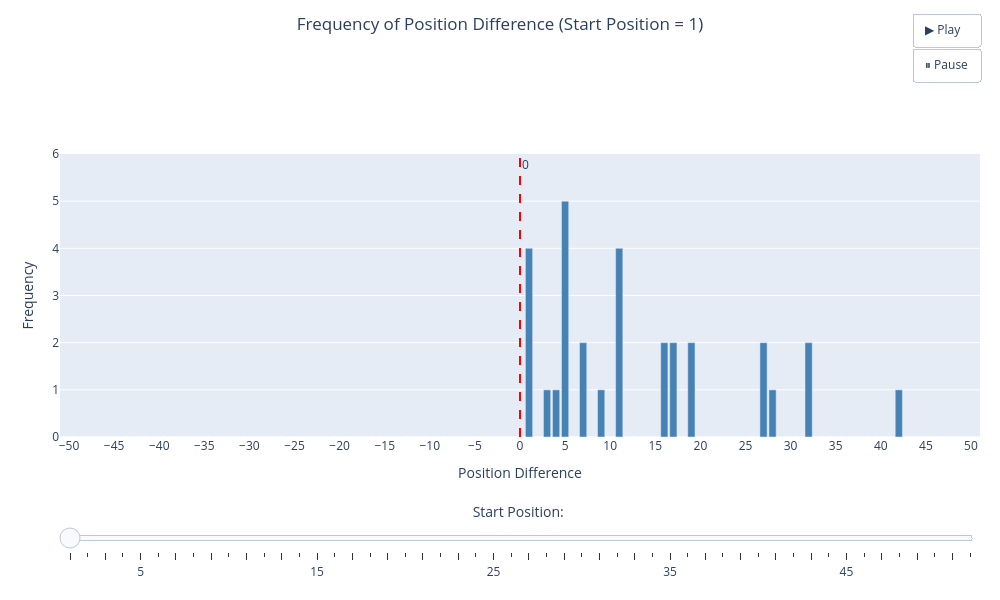

Notebook cell for this chart:
### Code cell
start_positions = sorted(df['Start Position'].unique())
bins = np.arange(-51, 52)

# precompute all histograms
hist_data = {}
for x in start_positions:
    start_position_x = df[df['Start Position'] == x].copy()
    start_position_x['Position Difference'] = start_position_x['End Position'] - start_position_x['Start Position']
    counts, _ = np.histogram(start_position_x['Position Difference'], bins=range(-51, 53))
    hist_data[x] = counts

max_count = max(counts.max() for counts in hist_data.values())

frames = []
for x in start_positions:
    frames.append(go.Frame(
        data=[go.Bar(x=bins, y=hist_data[x], marker_color='steelblue')],
        name=str(x),
        layout=go.Layout(
            title=f'Frequency of Position Difference (Start Position = {x})',
            yaxis=dict(range=[0, max_count + 1])
        )
    ))

fig = go.Figure(
    data=[go.Bar(x=bins, y=hist_data[start_positions[0]], marker_color='steelblue')],
    frames=frames
)

fig.update_layout(
    title=dict(
        text=f'Frequency of Position Difference (Start Position = {start_positions[0]})',
        x=0.5,
        xanchor='center',
        y=0.97
    ),
    width=1000,
    height=600,
    margin=dict(t=70, b=150, l=60, r=20),  
    xaxis=dict(
        title='Position Difference',
        tickvals=list(range(-50, 51, 5)),
        range=[-51, 51]
    ),
    yaxis=dict(
        title='Frequency',
        range=[0, max_count + 1]
    ),

    updatemenus=[dict(
        type='buttons',
        showactive=False,
        x=1.0,
        y=1.50,
        xanchor='right',
        yanchor='top',
        buttons=[
            dict(label='▶ Play',
                 method='animate',
                 args=[None, dict(frame=dict(duration=250, redraw=True), fromcurrent=True)]), # Control Speed of Animation
            dict(label='⏸ Pause',
                 method='animate',
                 args=[[None], dict(frame=dict(duration=0, redraw=False), mode='immediate')])
        ]
    )],

    sliders=[dict(
        steps=[dict(
            method='animate',
            args=[[str(x)], dict(mode='immediate')],
            label=str(x) if x % 5 == 0 else ''
        ) for x in start_positions],
        transition=dict(duration=75),
        x=0, y=-0.15,  
        len=1.0,
        currentvalue=dict(
            prefix='Start Position: ',
            visible=True,
            xanchor='center',
            font=dict(size=14)
        ),
        pad=dict(t=20, b=10)
    )]
)

fig.add_vline(x=0, line_dash='dash', line_color='red', annotation_text='0')

fig.show()

### Figure 1 — Plotly figure (JSON) as saved in the notebook; plotly's stock layout.template omitted (floating-point values rounded to 4 significant figures)
{"data": [{"marker": {"color": "steelblue"}, "type": "bar", "x": [-51, -50, -49, -48, -47, -46, -45, -44, -43, -42, -41, -40, -39, -38, -37, -36, -35, -34, -33, -32, -31, -30, -29, -28, -27, -26, -25, -24, -23, -22, -21, -20, -19, -18, -17, -16, -15, -14, -13, -12, -11, -10, -9, -8, -7, -6, -5, -4, -3, -2, -1, 0, 1, 2, 3, 4, 5, 6, 7, 8, 9, 10, 11, 12, 13, 14, 15, 16, 17, 18, 19, 20, 21, 22, 23, 24, 25, 26, 27, 28, 29, 30, 31, 32, 33, 34, 35, 36, 37, 38, 39, 40, 41, 42, 43, 44, 45, 46, 47, 48, 49, 50, 51], "y": [0, 0, 0, 0, 0, 0, 0, 0, 0, 0, 0, 0, 0, 0, 0, 0, 0, 0, 0, 0, 0, 0, 0, 0, 0, 0, 0, 0, 0, 0, 0, 0, 0, 0, 0, 0, 0, 0, 0, 0, 0, 0, 0, 0, 0, 0, 0, 0, 0, 0, 0, 0, 4, 0, 1, 1, 5, 0, 2, 0, 1, 0, 4, 0, 0, 0, 0, 2, 2, 0, 2, 0, 0, 0, 0, 0, 0, 0, 2, 1, 0, 0, 0, 2, 0, 0, 0, 0, 0, 0, 0, 0, 0, 1, 0, 0, 0, 0, 0, 0, 0, 0, 0]}], "layout": {"annotations": [{"showarrow": false, "text": "0", "x": 0, "xanchor": "left", "xref": "x", "y": 1, "yanchor": "top", "yref": "y domain"}], "height": 600, "margin": {"b": 150, "l": 60, "r": 20, "t": 70}, "shapes": [{"line": {"color": "red", "dash": "dash"}, "type": "line", "x0": 0, "x1": 0, "xref": "x", "y0": 0, "y1": 1, "yref": "y domain"}], "sliders": [{"currentvalue": {"font": {"size": 14}, "prefix": "Start Position: ", "visible": true, "xanchor": "center"}, "len": 1, "pad": {"b": 10, "t": 20}, "steps": [{"args": [["1"], {"mode": "immediate"}], "label": "", "method": "animate"}, {"args": [["2"], {"mode": "immediate"}], "label": "", "method": "animate"}, {"args": [["3"], {"mode": "immediate"}], "label": "", "method": "animate"}, {"args": [["4"], {"mode": "immediate"}], "label": "", "method": "animate"}, {"args": [["5"], {"mode": "immediate"}], "label": "5", "method": "animate"}, {"args": [["6"], {"mode": "immediate"}], "label": "", "method": "animate"}, {"args": [["7"], {"mode": "immediate"}], "label": "", "method": "animate"}, {"args": [["8"], {"mode": "immediate"}], "label": "", "method": "animate"}, {"args": [["9"], {"mode": "immediate"}], "label": "", "method": "animate"}, {"args": [["10"], {"mode": "immediate"}], "label": "10", "method": "animate"}, {"args": [["11"], {"mode": "immediate"}], "label": "", "method": "animate"}, {"args": [["12"], {"mode": "immediate"}], "label": "", "method": "animate"}, {"args": [["13"], {"mode": "immediate"}], "label": "", "method": "animate"}, {"args": [["14"], {"mode": "immediate"}], "label": "", "method": "animate"}, {"args": [["15"], {"mode": "immediate"}], "label": "15", "method": "animate"}, {"args": [["16"], {"mode": "immediate"}], "label": "", "method": "animate"}, {"args": [["17"], {"mode": "immediate"}], "label": "", "method": "animate"}, {"args": [["18"], {"mode": "immediate"}], "label": "", "method": "animate"}, {"args": [["19"], {"mode": "immediate"}], "label": "", "method": "animate"}, {"args": [["20"], {"mode": "immediate"}], "label": "20", "method": "animate"}, {"args": [["21"], {"mode": "immediate"}], "label": "", "method": "animate"}, {"args": [["22"], {"mode": "immediate"}], "label": "", "method": "animate"}, {"args": [["23"], {"mode": "immediate"}], "label": "", "method": "animate"}, {"args": [["24"], {"mode": "immediate"}], "label": "", "method": "animate"}, {"args": [["25"], {"mode": "immediate"}], "label": "25", "method": "animate"}, {"args": [["26"], {"mode": "immediate"}], "label": "", "method": "animate"}, {"args": [["27"], {"mode": "immediate"}], "label": "", "method": "animate"}, {"args": [["28"], {"mode": "immediate"}], "label": "", "method": "animate"}, {"args": [["29"], {"mode": "immediate"}], "label": "", "method": "animate"}, {"args": [["30"], {"mode": "immediate"}], "label": "30", "method": "animate"}, {"args": [["31"], {"mode": "immediate"}], "label": "", "method": "animate"}, {"args": [["32"], {"mode": "immediate"}], "label": "", "method": "animate"}, {"args": [["33"], {"mode": "immediate"}], "label": "", "method": "animate"}, {"args": [["34"], {"mode": "immediate"}], "label": "", "method": "animate"}, {"args": [["35"], {"mode": "immediate"}], "label": "35", "method": "animate"}, {"args": [["36"], {"mode": "immediate"}], "label": "", "method": "animate"}, {"args": [["37"], {"mode": "immediate"}], "label": "", "method": "animate"}, {"args": [["38"], {"mode": "immediate"}], "label": "", "method": "animate"}, {"args": [["39"], {"mode": "immediate"}], "label": "", "method": "animate"}, {"args": [["40"], {"mode": "immediate"}], "label": "40", "method": "animate"}, {"args": [["41"], {"mode": "immediate"}], "label": "", "method": "animate"}, {"args": [["42"], {"mode": "immediate"}], "label": "", "method": "animate"}, {"args": [["43"], {"mode": "immediate"}], "label": "", "method": "animate"}, {"args": [["44"], {"mode": "immediate"}], "label": "", "method": "animate"}, {"args": [["45"], {"mode": "immediate"}], "label": "45", "method": "animate"}, {"args": [["46"], {"mode": "immediate"}], "label": "", "method": "animate"}, {"args": [["47"], {"mode": "immediate"}], "label": "", "method": "animate"}, {"args": [["48"], {"mode": "immediate"}], "label": "", "method": "animate"}, {"args": [["49"], {"mode": "immediate"}], "label": "", "method": "animate"}, {"args": [["50"], {"mode": "immediate"}], "label": "50", "method": "animate"}, {"args": [["51"], {"mode": "immediate"}], "label": "", "method": "animate"}, {"args": [["52"], {"mode": "immediate"}], "label": "", "method": "animate"}], "transition": {"duration": 75}, "x": 0, "y": -0.15}], "title": {"text": "Frequency of Position Difference (Start Position = 1)", "x": 0.5, "xanchor": "center", "y": 0.97}, "updatemenus": [{"buttons": [{"args": [null, {"frame": {"duration": 250, "redraw": true}, "fromcurrent": true}], "label": "▶ Play", "method": "animate"}, {"args": [[null], {"frame": {"duration": 0, "redraw": false}, "mode": "immediate"}], "label": "⏸ Pause", "method": "animate"}], "showactive": false, "type": "buttons", "x": 1, "xanchor": "right", "y": 1.5, "yanchor": "top"}], "width": 1000, "xaxis": {"range": [-51, 51], "tickvals": [-50, -45, -40, -35, -30, -25, -20, -15, -10, -5, 0, 5, 10, 15, 20, 25, 30, 35, 40, 45, 50], "title": {"text": "Position Difference"}}, "yaxis": {"range": [0, 6], "title": {"text": "Frequency"}}}}
